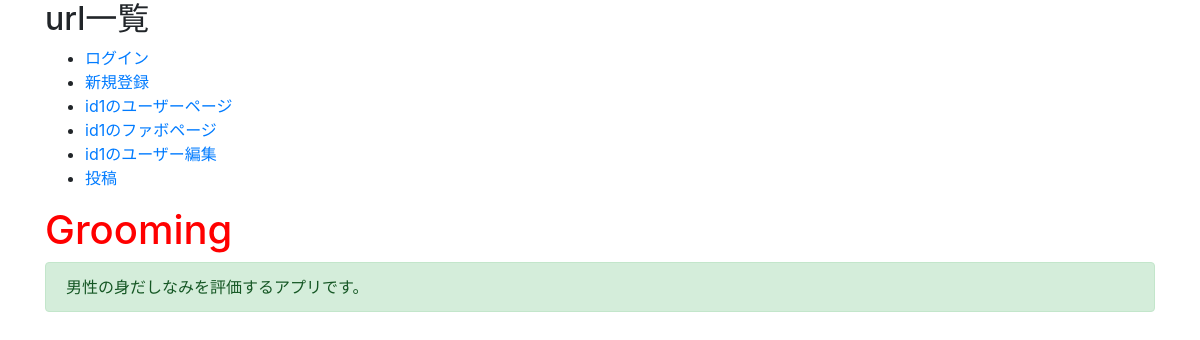
Before: / with the older database file.
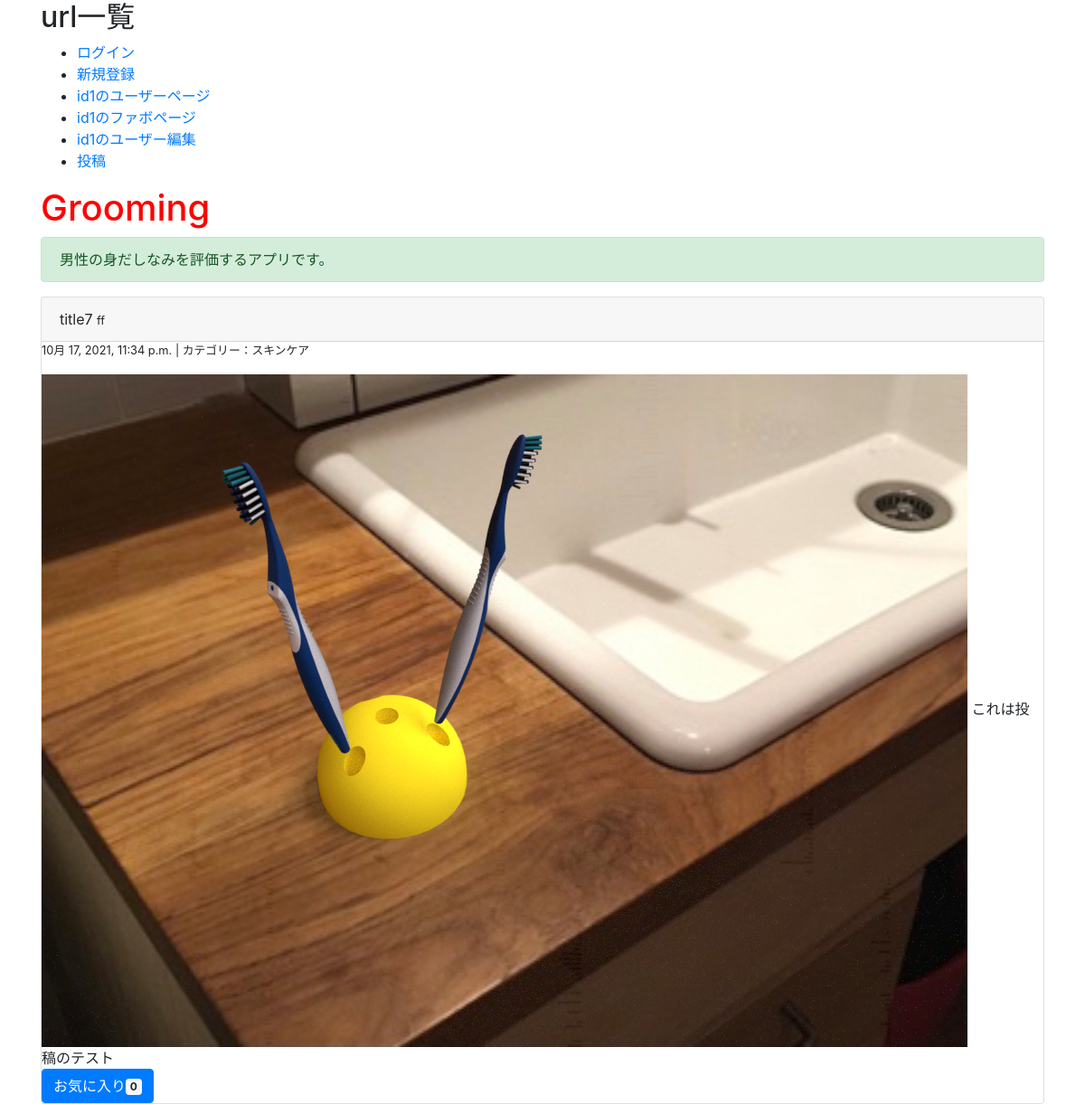
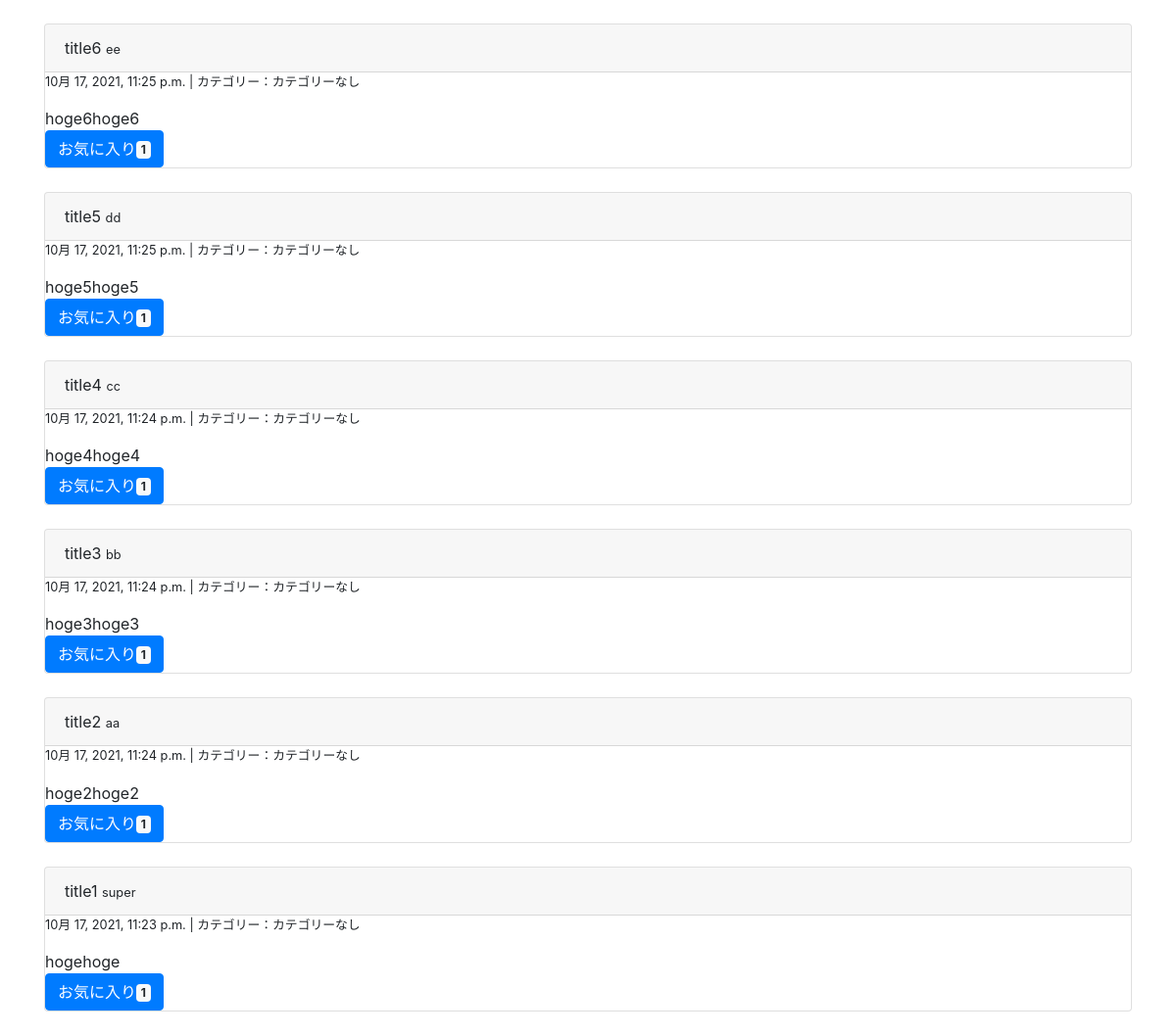
After: the same page with the newer database file (2 pictures, top to bottom).
### groomings/models.py (models this page shows, shortened)
class Date(models.Model):
    created_at = models.DateTimeField(default=now)
    class Meta:
        abstract = True

class Post(Date):
    title = models.CharField(max_length=30, null=True, blank=True)
    image = models.FileField(upload_to='post_image/', null=True)
    text = models.TextField(null=True, blank=True)
    user = models.ForeignKey(
        'User', on_delete=models.CASCADE, related_name="user_post"
    )
    favorite = models.ManyToManyField(User, related_name="user_favo_post")
    category = models.CharField(max_length=15, default='カテゴリーなし')
    class Meta:
        db_table = 'post'

class User(AbstractBaseUser, PermissionsMixin):
    username = models.CharField(max_length=150)
    email = models.EmailField(max_length=255, unique=True)
    point = models.IntegerField(default=50)
    is_active = models.BooleanField(default=True)
    is_staff = models.BooleanField(default=False) # 管理画面にログインできるかどうか
    USERNAME_FIELD = 'email' # このテーブルのレコードを一意に識別
    REQUIRED_FIELDS = ['username'] # スーパーユーザー作成時に入力する(emailとパスワードは必須だからそれ以外で)
    objects = UserManager()

### groomings/views.py (the view)
# urls.py: path(r'', views.top, name = 'top'), # タイムライン
def top(request):
    posts = Post.objects.order_by('-created_at')
    return render(request, 'groomings/top.html', context={"posts": posts})

### groomings/templatetags/tag_event.py (called while the page is built)
@register.filter(name="count_favo")
def count_favo(post):
    return post.favorite.all().count()

### groomings/templates/groomings/top.html (shortened to what this page needs)
{% extends "groomings/base.html" %}
{% load tag_event %}
{% block content %}
<h2>url一覧</h2>
<ul>
  <li><a href="{% url 'groomings:login' %}">ログイン</a></li>
  <li><a href="{% url 'groomings:signup' %}">新規登録</a></li>
  <li><a href="{% url 'groomings:user' 1 %}">id1のユーザーページ</a></li>
  <li><a href="{% url 'groomings:user_favo' 1 %}">id1のファボページ</a></li>
  <li><a href="{% url 'groomings:edit_user' 1 %}">id1のユーザー編集</a></li>
  <li><a href="{% url 'groomings:create_post' %}">投稿</a></li>
</ul>
  <h1>Grooming</h1>
  <p class= "alert alert-success">男性の身だしなみを評価するアプリです。</p>
  {% for post in posts %}
    <div class="post card">
      <div class="card-header">
        {{ post.title }}
        <small>{{ post.user.username }}</small>
      </div>
      <div class="body">
        <p class="small">{{ post.created_at }} | カテゴリー：{{ post.category }}</p>
        {% if post.image %}
          <img src="{{ post.image.url }}">
        {% endif %}
        <span>{{ post.text }}</span><br>
        <button class="btn btn-primary">お気に入り<span class="badge badge-light">{{ post | count_favo }}</span></button>
      </div>
    </div>
    <br>
  {% endfor %}
{% endblock %}

### groomings/templates/groomings/base.html (shortened to what this page needs)
{% load static %}<!DOCTYPE html>
<html lang="ja">
    <head>
        <link rel="stylesheet" type="text/css" href="{% static 'base.css' %}">
        <link rel="stylesheet" href="https://stackpath.bootstrapcdn.com/bootstrap/4.5.0/css/bootstrap.min.css">
    </head>
    <body>
        <div class="container">
            {% block content %}{% endblock %}
        </div>
    </body>
</html>

### groomings/static/base.css (style rules this page uses)
h1 { color: red; }

Changed rows visible on the page:
added Post: title "title7", user.username "ff", created_at "10月 17, 2021, 11:34 p.m.", category "スキンケア", image (picture), text "これは投稿のテスト", id "0"
added Post: title "title6", user.username "ee", created_at "10月 17, 2021, 11:25 p.m.", category "カテゴリーなし", text "hoge6hoge6", id "1"
added Post: title "title5", user.username "dd", created_at "10月 17, 2021, 11:25 p.m.", category "カテゴリーなし", text "hoge5hoge5", id "1"
added Post: title "title4", user.username "cc", created_at "10月 17, 2021, 11:24 p.m.", category "カテゴリーなし", text "hoge4hoge4", id "1"
added Post: title "title3", user.username "bb", created_at "10月 17, 2021, 11:24 p.m.", category "カテゴリーなし", text "hoge3hoge3", id "1"
added Post: title "title2", user.username "aa", created_at "10月 17, 2021, 11:24 p.m.", category "カテゴリーなし", text "hoge2hoge2", id "1"
added Post: title "title1", user.username "super", created_at "10月 17, 2021, 11:23 p.m.", category "カテゴリーなし", text "hogehoge", id "1"
